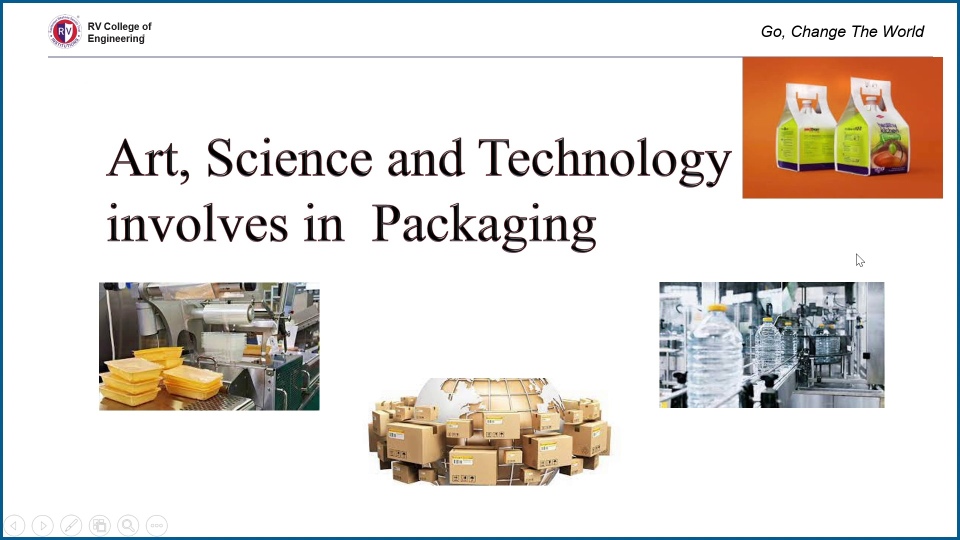
#> input picture data/bench_mark/input_video_3/slide_001.jpg, 1920 x 1080 px, given in place of d, which was not available (shown at 1/2 size)
$ python -i main.py   (imports and definitions only)   (older library calls are emulated)
#> lines starting #> are read from the running program, lines starting #| are printed output that depends on the picture; pictures that were not available may be replaced by others from this repository, and a replacement may not be noted
"""
Lecture Video Frame Extraction and Feature Computation
Author: Person A
Week 1 Deliverable
"""

import cv2
import numpy as np
from pathlib import Path
import pandas as pd
from skimage.metrics import structural_similarity as ssim
from tqdm import tqdm
import json
import argparse
import sys
import hashlib
import datetime
import random

class LectureFrameExtractor:
    # [213 lines left out: functions __init__, extract_frames, _histogram_diff, _edge_change, _skin_ratio, _content_fullness and 2 more, not called in this run]


class FeatureExtractor:
    """Extract handcrafted features from frame pairs"""

    def compute_features(self, frame_paths):
        """
        Compute features for consecutive frame pairs

        Returns:
            DataFrame with features for each frame
        """
        features_list = []

        print("Computing features...")
        prev_img = None
        for curr_path in tqdm(frame_paths):
            curr_img = cv2.imread(curr_path, cv2.IMREAD_GRAYSCALE)
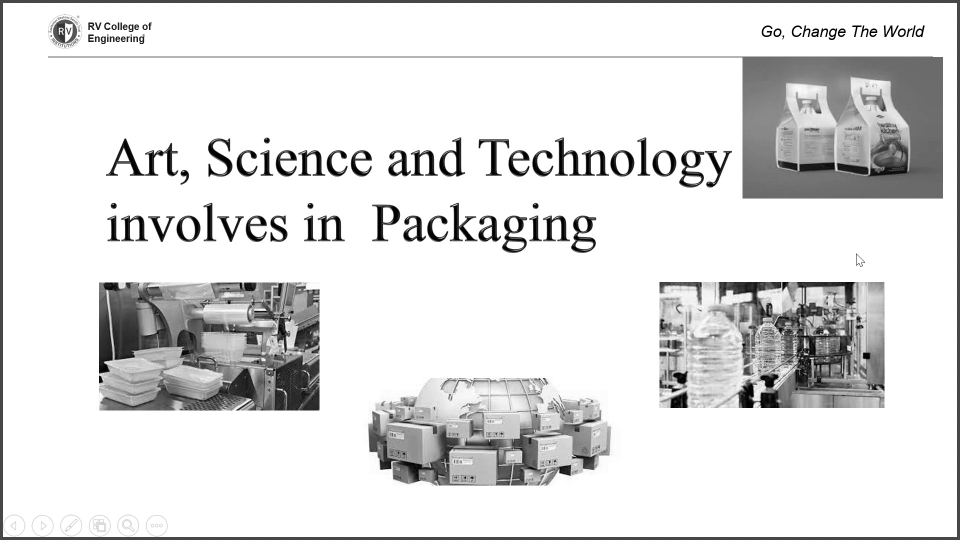
#> curr_img: shape (1080, 1920) (shown at 1/2 size); min 0, max 255, mean 222.8

            if curr_img is None:
                continue

            features = {
                'frame_path': curr_path,
                'mean_intensity': np.mean(curr_img),
                'std_intensity': np.std(curr_img),
                'edge_density': self._compute_edge_density(curr_img),
            }
#> in _compute_edge_density, `edges = cv2.Canny(img, 50, 150)`:
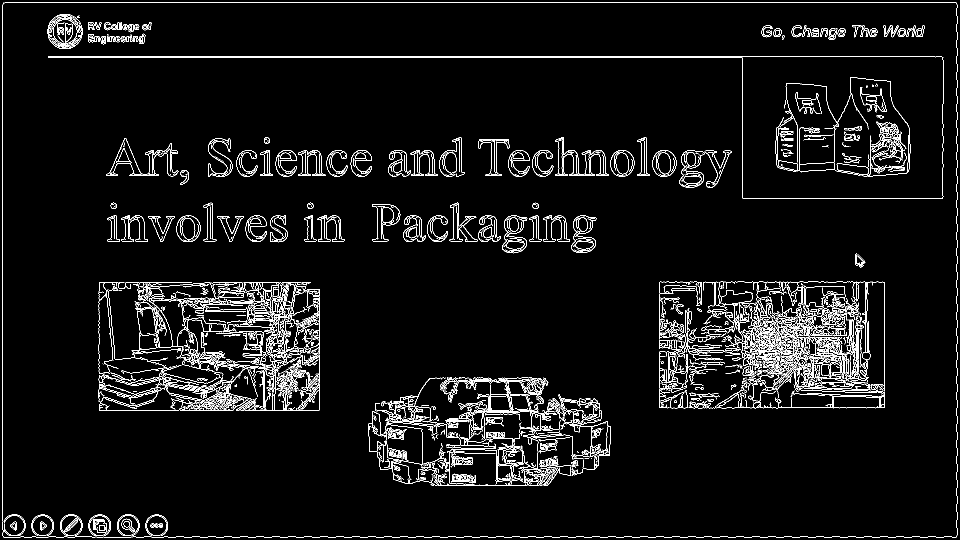
#> edges: shape (1080, 1920) (shown at 1/2 size); 4.8% white in thin lines or dots
#> features = {'frame_path': 'd', 'mean_intensity': 222.8, 'std_intensity': 63.98, 'edge_density': 0.0476}

            if prev_img is not None:
                features.update({
                    'histogram_diff': self._histogram_diff(prev_img, curr_img),
                    'ssim': self._compute_ssim(prev_img, curr_img),
                    'edge_diff': self._edge_difference(prev_img, curr_img),
                })
            else:
                features.update({
                    'histogram_diff': 0.0,
                    'ssim': 1.0,
                    'edge_diff': 0.0
                })

            features_list.append(features)
            prev_img = curr_img
#> pass 2 of the loop in compute_features, `for curr_path in tqdm(frame_paths):`:
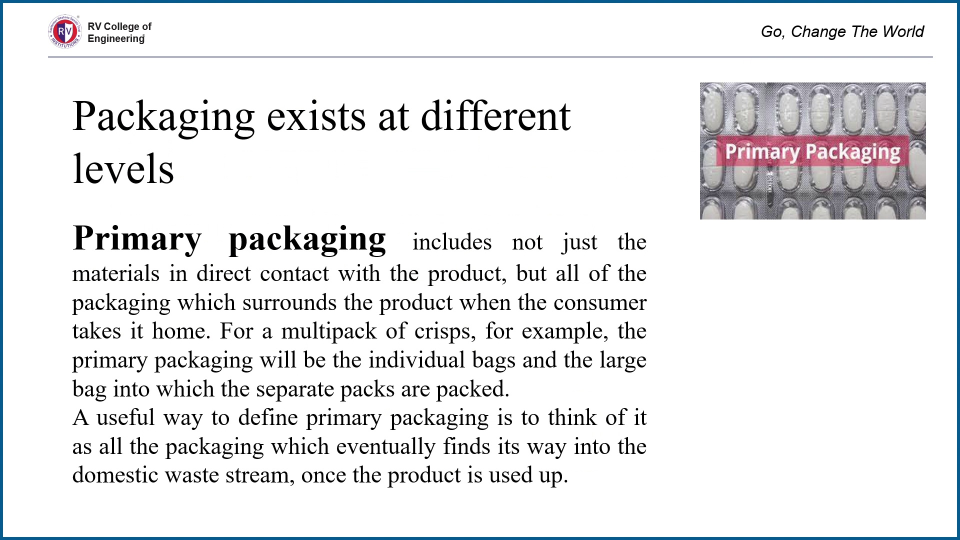
#> input picture data/bench_mark/input_video_3/slide_002.jpg, 1920 x 1080 px, given in place of a, which was not available (shown at 1/2 size)
#> in _compute_edge_density (call 2), `edges = cv2.Canny(img, 50, 150)`:
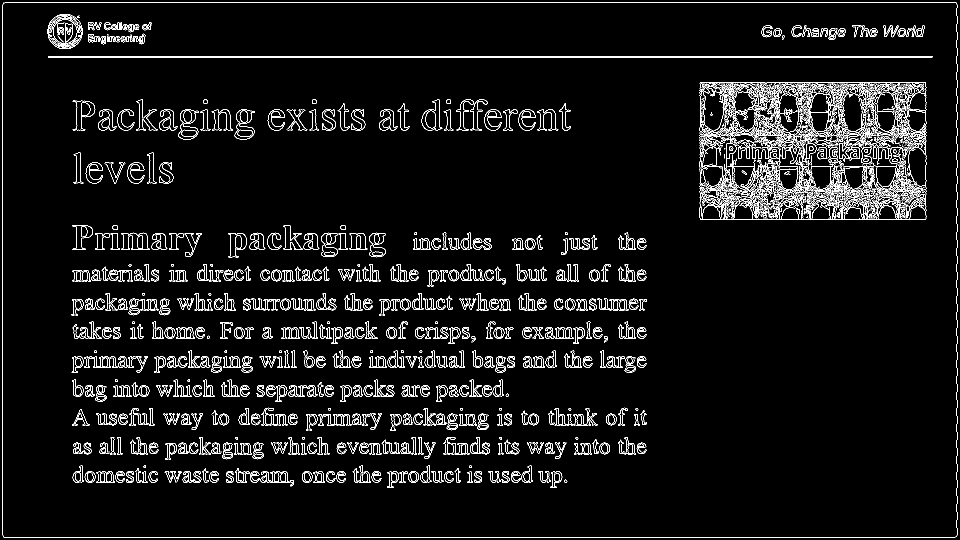
#> edges: shape (1080, 1920) (shown at 1/2 size); 5.1% white in thin lines or dots
#> features = {'frame_path': 'a', 'mean_intensity': 232.8, 'std_intensity': 61.33, 'edge_density': 0.0512}
#> in _histogram_diff, `hist1 = cv2.calcHist([img1], [0], None, [256], [0, 256])`: hist1 = 256 values, max 1478409 at index 255, min 757 at index 14, mean 8100
#> in _histogram_diff, `hist2 = cv2.calcHist([img2], [0], None, [256], [0, 256])`: hist2 = 256 values, max 1663126 at index 255, min 1 at index 9, mean 8100
#> in _histogram_diff, `hist1 = cv2.normalize(hist1, hist1).flatten()`: hist1 = 256 values, max 0.999 at index 255, min 0.000512 at index 14, mean 0.00547
#> in _histogram_diff, `hist2 = cv2.normalize(hist2, hist2).flatten()`: hist2 = 256 values, max 0.999 at index 255, min 6e-07 at index 9, mean 0.00486
#> data_min = 0
#> data_max = 255
#> in _edge_difference, `diff = np.abs(edges1.astype(float) - edges2.astype(float))`:
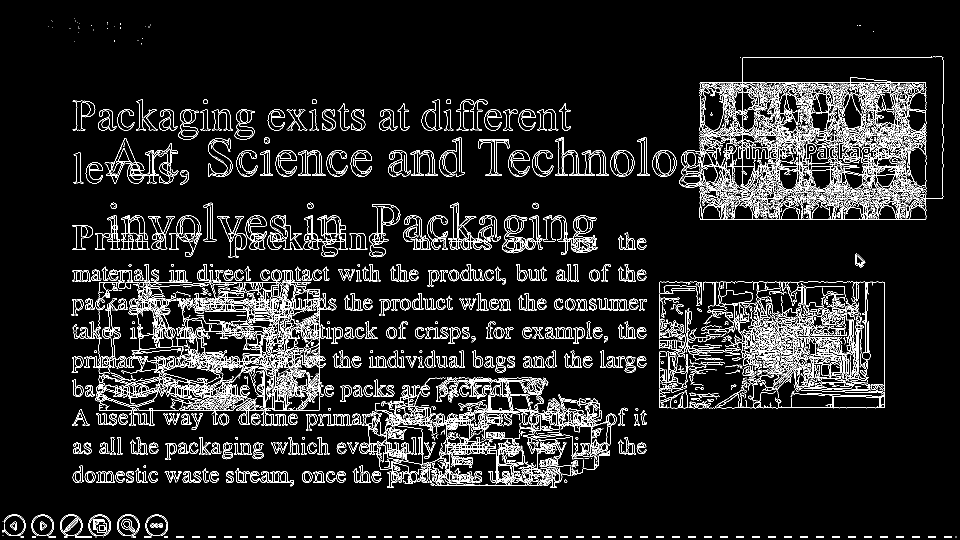
#> diff: shape (1080, 1920) float64 (shown at 1/2 size); 8.2% white in thin lines or dots

        return pd.DataFrame(features_list)

    def _histogram_diff(self, img1, img2):
        """Bhattacharyya distance"""
        hist1 = cv2.calcHist([img1], [0], None, [256], [0, 256])
        hist2 = cv2.calcHist([img2], [0], None, [256], [0, 256])
        hist1 = cv2.normalize(hist1, hist1).flatten()
        hist2 = cv2.normalize(hist2, hist2).flatten()
        return cv2.compareHist(hist1, hist2, cv2.HISTCMP_BHATTACHARYYA)

    def _compute_ssim(self, img1, img2):
        """Structural Similarity Index"""
        # Resize if needed
        if img1.shape != img2.shape:
            h, w = min(img1.shape[0], img2.shape[0]), min(img1.shape[1], img2.shape[1])
            img1 = cv2.resize(img1, (w, h))
            img2 = cv2.resize(img2, (w, h))

        # determine data_range for SSIM (avoid ambiguous default)
        try:
            data_min = min(int(img1.min()), int(img2.min()))
            data_max = max(int(img1.max()), int(img2.max()))
            data_range = data_max - data_min
        except Exception:
            data_range = 255

        if data_range == 0:
            data_range = 255

        return ssim(img1, img2, data_range=data_range)

    def _edge_difference(self, img1, img2):
        """Mean absolute difference of Canny edges"""
        edges1 = cv2.Canny(img1, 50, 150)
        edges2 = cv2.Canny(img2, 50, 150)

        if edges1.shape != edges2.shape:
            h, w = min(edges1.shape[0], edges2.shape[0]), min(edges1.shape[1], edges2.shape[1])
            edges1 = cv2.resize(edges1, (w, h))
            edges2 = cv2.resize(edges2, (w, h))

        diff = np.abs(edges1.astype(float) - edges2.astype(float))
        return np.mean(diff)

    def _compute_edge_density(self, img):
        """Fraction of edge pixels"""
        edges = cv2.Canny(img, 50, 150)
        return np.count_nonzero(edges) / edges.size


# [413 lines left out: function main, not called in this run]


# [2 lines not run here, left out]

>>> result = FeatureExtractor().compute_features('data/bench_mark/input_video_3/slide_001.jpg')
